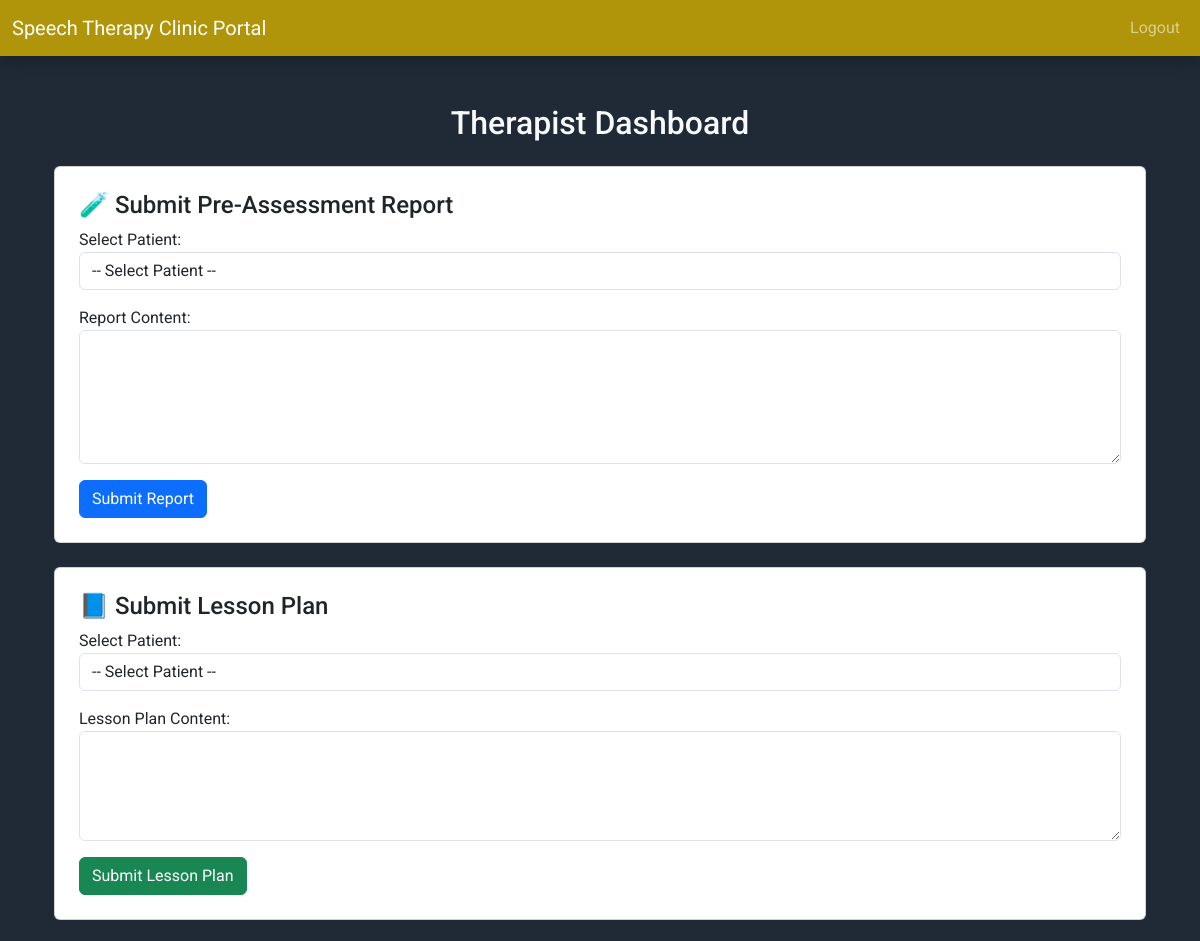
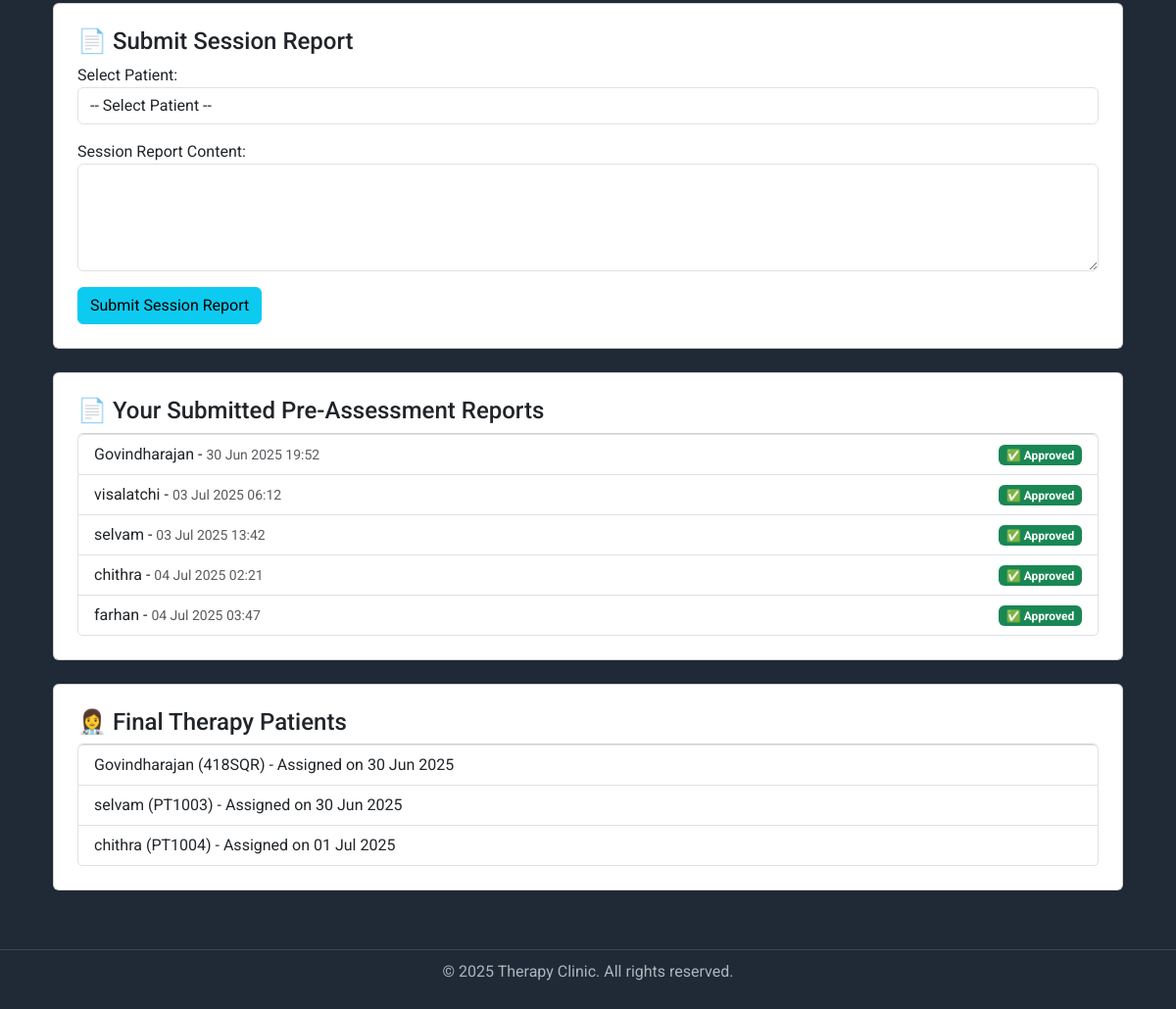
Screenshot of /therapist_dashboard/ (signed in) with the database file from the repository (2 pictures, top to bottom).
### core/models.py (models this page shows, shortened)
class PreAssessmentReport(models.Model):
    patient = models.OneToOneField(Patient, on_delete=models.CASCADE)
    therapist = models.ForeignKey(User, on_delete=models.SET_NULL, null=True)
    report_text = models.TextField()
    approved = models.BooleanField(default=False)
    feedback = models.TextField(blank=True, null=True)
    created_at = models.DateTimeField(auto_now_add=True)

class Patient(models.Model):
    GENDER_CHOICES = [
        ('M', 'Male'),
        ('F', 'Female'),
        ('O', 'Other'),
    ]
    name = models.CharField(max_length=100)
    age = models.IntegerField()
    gender = models.CharField(max_length=1, choices=GENDER_CHOICES)
    phone = models.CharField(max_length=15)
    patient_id = models.CharField(max_length=10, unique=True, blank=True)
    is_first_time = models.BooleanField(default=True)
    therapist = models.ForeignKey(User, on_delete=models.SET_NULL, null=True, blank=True)
    created_at = models.DateTimeField(auto_now_add=True)
    final_therapist = models.ForeignKey(User, on_delete=models.SET_NULL, null=True, blank=True, related_name='final_therapist')
    case_supervisor = models.ForeignKey(User, on_delete=models.SET_NULL, null=True, blank=True, related_name='case_supervisor')
    rating = models.IntegerField(blank=True, null=True)

### core/views.py (the view, shortened to what this page needs)
# urls.py: path('therapist_dashboard/', views.therapist_dashboard, name='therapist_dashboard'),
@login_required
def therapist_dashboard(request):
    user = request.user
    pre_assessment_patients = Patient.objects.filter(
        therapist=user,
        preassessmentreport__isnull=True
    )
    final_therapy_patients = Patient.objects.filter(final_therapist=user)
    reports = PreAssessmentReport.objects.filter(therapist=user)
    lesson_plans = LessonPlan.objects.filter(therapist=user)
    session_reports = SessionReport.objects.filter(therapist=user)
    return render(request, 'therapist_dashboard.html', {
        'pre_assessment_patients': pre_assessment_patients,
        'final_therapy_patients': final_therapy_patients,
        'reports': reports,
        'lesson_plans': lesson_plans,
        'session_reports': session_reports
    })

### core/templates/therapist_dashboard.html (shortened to what this page needs)
{% extends 'base.html' %}
{% block content %}
<div class="container mt-5">
    <h2 class="text-center mb-4">Therapist Dashboard</h2>
    <div class="card p-4 mb-4">
        <h4>🧪 Submit Pre-Assessment Report</h4>
        <form method="POST">
            <div class="mb-3">
                <label>Select Patient:</label>
                <select name="patient_id" class="form-control" required>
                    <option value="">-- Select Patient --</option>
                </select>
            </div>
            <div class="mb-3">
                <label>Report Content:</label>
                <textarea name="report_text" class="form-control" rows="5" required></textarea>
            </div>
            <button type="submit" class="btn btn-primary">Submit Report</button>
        </form>
    </div>
    <div class="card p-4 mb-4">
        <h4>📘 Submit Lesson Plan</h4>
        <form method="POST">
            <div class="mb-3">
                <label>Select Patient:</label>
                <select name="patient_id" class="form-control" required>
                    <option value="">-- Select Patient --</option>
                </select>
            </div>
            <div class="mb-3">
                <label>Lesson Plan Content:</label>
                <textarea name="plan_text" class="form-control" rows="4" required></textarea>
            </div>
            <button type="submit" class="btn btn-success">Submit Lesson Plan</button>
        </form>
    </div>
    <div class="card p-4 mb-4">
        <h4>📄 Submit Session Report</h4>
        <form method="POST">
            <div class="mb-3">
                <label>Select Patient:</label>
                <select name="patient_id" class="form-control" required>
                    <option value="">-- Select Patient --</option>
                </select>
            </div>
            <div class="mb-3">
                <label>Session Report Content:</label>
                <textarea name="report_text" class="form-control" rows="4" required></textarea>
            </div>
            <button type="submit" class="btn btn-info">Submit Session Report</button>
        </form>
    </div>
    <div class="card p-4 mb-4">
        <h4>📄 Your Submitted Pre-Assessment Reports</h4>
        <ul class="list-group">
            {% for report in reports %}
                <li class="list-group-item d-flex justify-content-between align-items-center">
                    <div>
                        {{ report.patient.name }} -
                        <small class="text-muted">{{ report.created_at|date:"d M Y H:i" }}</small>
                    </div>
                    <span>
                        {% if report.approved %}
                            <span class="badge bg-success">✅ Approved</span>
                        {% elif report.feedback %}
                            <span class="badge bg-danger">❌ Rejected</span> - {{ report.feedback }}
                        {% else %}
                            <span class="badge bg-warning text-dark">⏳ Pending</span>
                        {% endif %}
                    </span>
                </li>
            {% empty %}
                <li class="list-group-item">No reports submitted yet.</li>
            {% endfor %}
        </ul>
    </div>
    <div class="card p-4 mb-4">
        <h4>👩‍⚕️ Final Therapy Patients</h4>
        <ul class="list-group">
            {% for p in final_therapy_patients %}
                <li class="list-group-item">
                    {{ p.name }} ({{ p.patient_id }}) - Assigned on {{ p.created_at|date:"d M Y" }}
                </li>
            {% empty %}
                <li class="list-group-item">No final therapy patients.</li>
            {% endfor %}
        </ul>
    </div>
</div>
{% endblock %}

### core/templates/base.html (style rules this page uses)
body { font-family: 'Roboto', sans-serif; }
body { background-color: #1f2a36; color: #f8f9fa; }

### rows the page displays
PreAssessmentReport: patient.name "Govindharajan", created_at "30 Jun 2025 19:52", approved "✅ Approved"
PreAssessmentReport: patient.name "visalatchi", created_at "03 Jul 2025 06:12", approved "✅ Approved"
PreAssessmentReport: patient.name "selvam", created_at "03 Jul 2025 13:42", approved "✅ Approved"
PreAssessmentReport: patient.name "chithra", created_at "04 Jul 2025 02:21", approved "✅ Approved"
PreAssessmentReport: patient.name "farhan", created_at "04 Jul 2025 03:47", approved "✅ Approved"
Patient: name "Govindharajan", patient_id "418SQR", created_at "30 Jun 2025"
Patient: name "selvam", patient_id "PT1003", created_at "30 Jun 2025"
Patient: name "chithra", patient_id "PT1004", created_at "01 Jul 2025"
